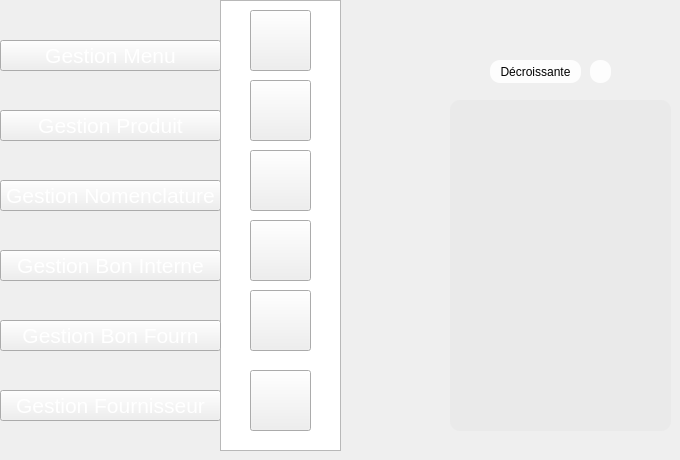
    <widget class="QWidget" name="page_44">
     <widget class="QPushButton" name="pushButton_519">
      <property name="geometry">
       <rect>
        <x>0</x>
        <y>110</y>
        <width>221</width>
        <height>31</height>
       </rect>
      </property>
      <property name="font">
       <font>
        <pointsize>16</pointsize>
        <weight>50</weight>
        <bold>false</bold>
       </font>
      </property>
      <property name="styleSheet">
       <string notr="true">color: rgb(255, 255, 255);

</string>
      </property>
      <property name="text">
       <string>Gestion Produit</string>
      </property>
     </widget>
     <widget class="QPushButton" name="pushButton_520">
      <property name="geometry">
       <rect>
        <x>0</x>
        <y>250</y>
        <width>221</width>
        <height>31</height>
       </rect>
      </property>
      <property name="font">
       <font>
        <pointsize>16</pointsize>
        <weight>50</weight>
        <bold>false</bold>
       </font>
      </property>
      <property name="styleSheet">
       <string notr="true">color: rgb(255, 255, 255);

</string>
      </property>
      <property name="text">
       <string>Gestion Bon Interne</string>
      </property>
     </widget>
     <widget class="QPushButton" name="pushButton_521">
      <property name="geometry">
       <rect>
        <x>0</x>
        <y>390</y>
        <width>221</width>
        <height>31</height>
       </rect>
      </property>
      <property name="font">
       <font>
        <pointsize>16</pointsize>
        <weight>50</weight>
        <bold>false</bold>
       </font>
      </property>
      <property name="styleSheet">
       <string notr="true">color: rgb(255, 255, 255);

</string>
      </property>
      <property name="text">
       <string>Gestion Fournisseur</string>
      </property>
     </widget>
     <widget class="QPushButton" name="pushButton_523">
      <property name="geometry">
       <rect>
        <x>0</x>
        <y>180</y>
        <width>221</width>
        <height>31</height>
       </rect>
      </property>
      <property name="font">
       <font>
        <pointsize>16</pointsize>
        <weight>50</weight>
        <bold>false</bold>
       </font>
      </property>
      <property name="styleSheet">
       <string notr="true">color: rgb(255, 255, 255);

</string>
      </property>
      <property name="text">
       <string>Gestion Nomenclature</string>
      </property>
     </widget>
     <widget class="QPushButton" name="pushButton_524">
      <property name="geometry">
       <rect>
        <x>0</x>
        <y>40</y>
        <width>221</width>
        <height>31</height>
       </rect>
      </property>
      <property name="font">
       <font>
        <pointsize>16</pointsize>
        <weight>50</weight>
        <bold>false</bold>
       </font>
      </property>
      <property name="styleSheet">
       <string notr="true">color: rgb(255, 255, 255);

</string>
      </property>
      <property name="text">
       <string>Gestion Menu</string>
      </property>
     </widget>
     <widget class="QListView" name="listView_39">
      <property name="geometry">
       <rect>
        <x>220</x>
        <y>0</y>
        <width>121</width>
        <height>451</height>
       </rect>
      </property>
      <property name="styleSheet">
       <string notr="true">background-image: url(:/new/prefix1/img/selected.png);</string>
      </property>
     </widget>
     <widget class="QPushButton" name="pushButton_525">
      <property name="geometry">
       <rect>
        <x>250</x>
        <y>10</y>
        <width>61</width>
        <height>61</height>
       </rect>
      </property>
      <property name="styleSheet">
       <string notr="true">image: url(:/new/prefix1/img/icon-ajout2.png);
background-image: url(:/new/prefix1/img/bg.png);</string>
      </property>
      <property name="text">
       <string/>
      </property>
     </widget>
     <widget class="QPushButton" name="pushButton_526">
      <property name="geometry">
       <rect>
        <x>250</x>
        <y>220</y>
        <width>61</width>
        <height>61</height>
       </rect>
      </property>
      <property name="styleSheet">
       <string notr="true">image: url(:/new/prefix1/img/icon-supp2 (1).png);</string>
      </property>
      <property name="text">
       <string/>
      </property>
     </widget>
     <widget class="QPushButton" name="pushButton_527">
      <property name="geometry">
       <rect>
        <x>250</x>
        <y>80</y>
        <width>61</width>
        <height>61</height>
       </rect>
      </property>
      <property name="styleSheet">
       <string notr="true">image: url(:/new/prefix1/img/icon-modif2 (1).png);</string>
      </property>
      <property name="text">
       <string/>
      </property>
     </widget>
     <widget class="QPushButton" name="pushButton_528">
      <property name="geometry">
       <rect>
        <x>250</x>
        <y>150</y>
        <width>61</width>
        <height>61</height>
       </rect>
      </property>
      <property name="styleSheet">
       <string notr="true">image: url(:/new/prefix1/img/icon-afficher2.png);</string>
      </property>
      <property name="text">
       <string/>
      </property>
     </widget>
     <widget class="QPushButton" name="pushButton_529">
      <property name="geometry">
       <rect>
        <x>250</x>
        <y>290</y>
        <width>61</width>
        <height>61</height>
       </rect>
      </property>
      <property name="styleSheet">
       <string notr="true">image: url(:/new/prefix1/img/aa.png);</string>
      </property>
      <property name="text">
       <string/>
      </property>
     </widget>
     <widget class="QPushButton" name="pushButton_34">
      <property name="geometry">
       <rect>
        <x>490</x>
        <y>60</y>
        <width>91</width>
        <height>23</height>
       </rect>
      </property>
      <property name="styleSheet">
       <string notr="true">                                         border-radius: 10px;
background-color: rgb(253, 253, 253);
                                        
font: 9pt &quot;MS Reference Sans Serif&quot;;</string>
      </property>
      <property name="text">
       <string>Décroissante</string>
      </property>
     </widget>
     <widget class="QPushButton" name="refprod_2">
      <property name="geometry">
       <rect>
        <x>590</x>
        <y>60</y>
        <width>21</width>
        <height>23</height>
       </rect>
      </property>
      <property name="styleSheet">
       <string notr="true">                                         border-radius: 10px;
background-color: rgb(253, 253, 253);
                                        
font: 9pt &quot;MS Reference Sans Serif&quot;;</string>
      </property>
      <property name="text">
       <string/>
      </property>
      <property name="icon">
       <iconset>
        <normaloff>../../1200px-Refresh_icon.svg.png</normaloff>../../1200px-Refresh_icon.svg.png</iconset>
      </property>
     </widget>
     <widget class="QTableView" name="tableView_3">
      <property name="geometry">
       <rect>
        <x>450</x>
        <y>100</y>
        <width>221</width>
        <height>331</height>
       </rect>
      </property>
      <property name="styleSheet">
       <string notr="true">                                     border-radius: 10px;
font: 9pt &quot;MS Reference Sans Serif&quot;;
background-color: rgb(234, 234, 234);</string>
      </property>
     </widget>
     <widget class="QPushButton" name="pushButton_543">
      <property name="geometry">
       <rect>
        <x>0</x>
        <y>320</y>
        <width>221</width>
        <height>31</height>
       </rect>
      </property>
      <property name="font">
       <font>
        <pointsize>16</pointsize>
        <weight>50</weight>
        <bold>false</bold>
       </font>
      </property>
      <property name="styleSheet">
       <string notr="true">color: rgb(255, 255, 255);

</string>
      </property>
      <property name="text">
       <string>Gestion Bon Fourn</string>
      </property>
     </widget>
     <widget class="QPushButton" name="pushButton_272">
      <property name="geometry">
       <rect>
        <x>250</x>
        <y>370</y>
        <width>61</width>
        <height>61</height>
       </rect>
      </property>
      <property name="styleSheet">
       <string notr="true">image: url(:/new/prefix1/img/icon-supp2 (1).png);
image: url(:/new/prefix1/img/facture.png);</string>
      </property>
      <property name="text">
       <string/>
      </property>
     </widget>
    </widget>
